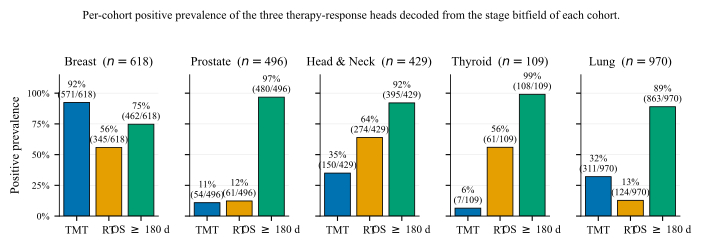

The Python source for this figure:
"""Figure 7 — cross-cohort label distribution.

For each of the five supported TCGA cohorts (breast, prostate, head_neck,
thyroid, lung), the figure reports:

  • sample count, and
  • TMT / RT / OS≥180d positive prevalence

decoded from the `stage` bitfield of the per-cohort
`Final DataSet/<Cohort>_final.csv`.
"""
from __future__ import annotations

from pathlib import Path

import matplotlib.pyplot as plt
import numpy as np
import pandas as pd

from _style import OKABE_ITO, apply_style

PROJECT_ROOT = Path(__file__).resolve().parents[2]
FINAL_DIR = PROJECT_ROOT / "Final DataSet"
COHORTS = [
    ("breast",    "Breast_Cancer_final.csv",    "Breast"),
    ("prostate",  "Prostate_cancer_final.csv",  "Prostate"),
    ("head_neck", "Head_Neck_Cancer_Final.csv", "Head & Neck"),
    ("thyroid",   "Thyroid_Cancer_Final.csv",   "Thyroid"),
    ("lung",      "Lung_cancer_final.csv",      "Lung"),
]

HEADS = ("TMT", "RT", r"OS $\geq$ 180 d")
HEAD_COLORS = (OKABE_ITO["blue"], OKABE_ITO["orange"],
               OKABE_ITO["bluish_green"])


def _decode_heads(stage: pd.Series) -> dict:
    s = stage.astype(int)
    return {
        "TMT": ((s // 4) % 2).values,
        "RT":  ((s // 2) % 2).values,
        "OS":  (s % 2).values,
    }


def _panel(ax, cohort_key, csv_name, pretty_name):
    csv = FINAL_DIR / csv_name
    if not csv.exists():
        ax.text(0.5, 0.5, f"{csv.name}\nmissing", ha="center", va="center",
                transform=ax.transAxes, color=OKABE_ITO["vermillion"])
        ax.set_axis_off(); return

    df = pd.read_csv(csv, usecols=["sample", "stage"])
    df = df.dropna(subset=["stage"])
    n = len(df)
    heads = _decode_heads(df["stage"])
    pos = np.array([heads["TMT"].sum(), heads["RT"].sum(), heads["OS"].sum()])
    prev = pos / max(n, 1)

    xs = np.arange(3)
    bars = ax.bar(xs, prev, color=HEAD_COLORS,
                  edgecolor=OKABE_ITO["black"], linewidth=0.6)
    for b, p, count in zip(bars, prev, pos):
        ax.text(b.get_x() + b.get_width() / 2, p + 0.025,
                f"{p:.0%}\n({count}/{n})", ha="center", va="bottom",
                fontsize=7)
    ax.set_xticks(xs); ax.set_xticklabels(HEADS, fontsize=8)
    ax.set_ylim(0, 1.15)
    ax.set_yticks([0, 0.25, 0.5, 0.75, 1.0])
    ax.set_yticklabels(["0%", "25%", "50%", "75%", "100%"], fontsize=7)
    ax.set_title(rf"{pretty_name}  ($n{{=}}${n})", fontsize=9)
    ax.set_axisbelow(True); ax.grid(axis="y")


def main() -> None:
    apply_style()
    fig, axes = plt.subplots(1, 5, figsize=(7.1, 2.3), sharey=True)
    for ax, (k, csv, pretty) in zip(axes, COHORTS):
        _panel(ax, k, csv, pretty)
    axes[0].set_ylabel("Positive prevalence")

    fig.suptitle(
        "Per-cohort positive prevalence of the three therapy-response heads "
        "decoded from the stage bitfield of each cohort.",
        fontsize=8.5, y=1.04,
    )
    fig.tight_layout()
    out = Path(__file__).parent / "fig7_cohorts.pdf"
    fig.savefig(out)
    print(f"wrote {out}")


if __name__ == "__main__":
    main()
